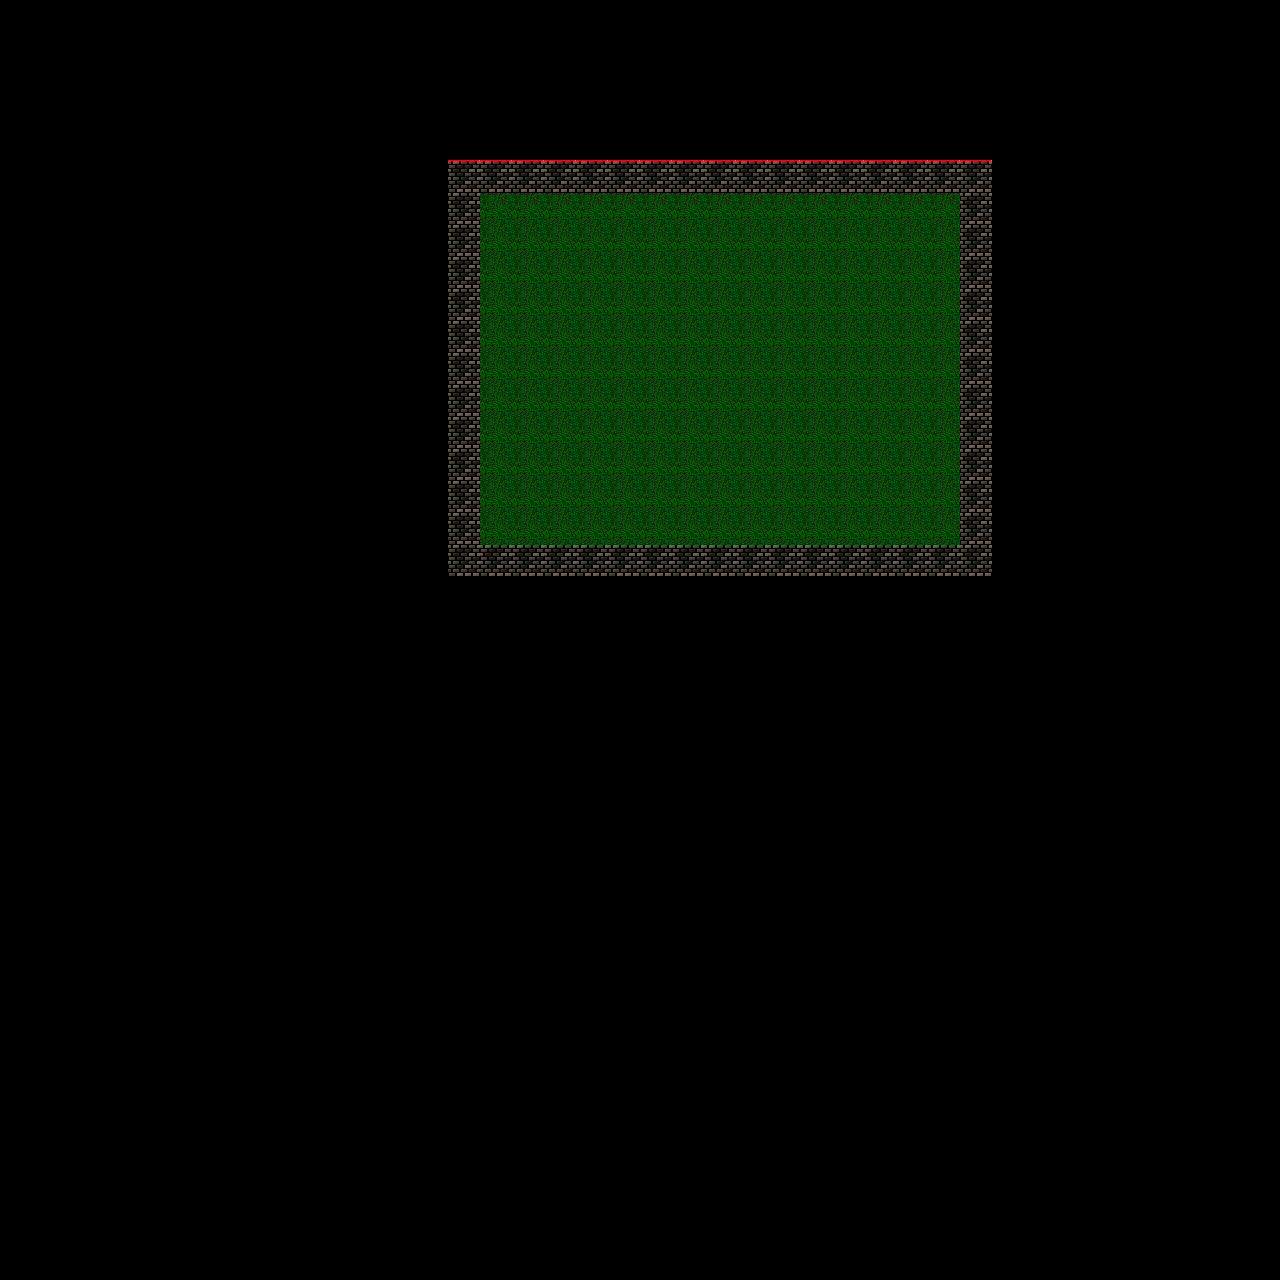

The image is a tile-based game level rendered from a .tmx file. Its description and source (layers, tilesets, objects; grid data summarised) follow:
An orthogonal 40x40 tile map with 32x32 px tiles, 2 tile layers (Collision, Tiles), 2 tilesets.

<map version="1.0" orientation="orthogonal" width="40" height="40" tilewidth="32" tileheight="32">
 <tileset firstgid="1" name="collision" tilewidth="32" tileheight="32">
  <image source="collision.png" width="32" height="32" />
 </tileset>
 <tileset firstgid="2" name="tiles" tilewidth="32" tileheight="32" spacing="2">
  <tileoffset x="0" y="1" />
  <image source="tiles.png" width="544" height="544" />
 </tileset>
 <layer name="Collision" width="40" height="40">
  <data>[1600 cells, 56 non-empty, 1 distinct tile ids]</data>
 </layer>
 <layer name="Tiles" width="40" height="40">
  <data>[1600 cells, 221 non-empty, 2 distinct tile ids]</data>
 </layer>
</map>
